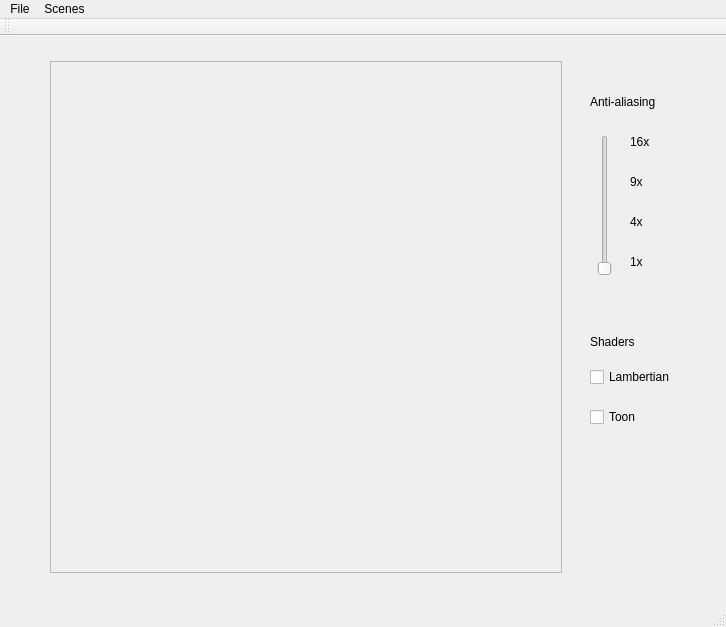
<?xml version="1.0" encoding="UTF-8"?>
<ui version="4.0">
 <class>MainWindow</class>
 <widget class="QMainWindow" name="MainWindow">
  <property name="geometry">
   <rect>
    <x>0</x>
    <y>0</y>
    <width>726</width>
    <height>627</height>
   </rect>
  </property>
  <property name="windowTitle">
   <string>MainWindow</string>
  </property>
  <widget class="QWidget" name="centralWidget">
   <widget class="QGraphicsView" name="scene_display">
    <property name="enabled">
     <bool>false</bool>
    </property>
    <property name="geometry">
     <rect>
      <x>50</x>
      <y>25</y>
      <width>512</width>
      <height>512</height>
     </rect>
    </property>
    <property name="verticalScrollBarPolicy">
     <enum>Qt::ScrollBarAlwaysOff</enum>
    </property>
    <property name="horizontalScrollBarPolicy">
     <enum>Qt::ScrollBarAlwaysOff</enum>
    </property>
    <property name="sizeAdjustPolicy">
     <enum>QAbstractScrollArea::AdjustToContents</enum>
    </property>
    <property name="interactive">
     <bool>false</bool>
    </property>
   </widget>
   <widget class="QLabel" name="label">
    <property name="geometry">
     <rect>
      <x>590</x>
      <y>50</y>
      <width>71</width>
      <height>31</height>
     </rect>
    </property>
    <property name="text">
     <string>Anti-aliasing</string>
    </property>
   </widget>
   <widget class="QSlider" name="AA">
    <property name="geometry">
     <rect>
      <x>589</x>
      <y>99</y>
      <width>31</width>
      <height>141</height>
     </rect>
    </property>
    <property name="minimum">
     <number>1</number>
    </property>
    <property name="maximum">
     <number>4</number>
    </property>
    <property name="orientation">
     <enum>Qt::Vertical</enum>
    </property>
   </widget>
   <widget class="QLabel" name="label_2">
    <property name="geometry">
     <rect>
      <x>630</x>
      <y>210</y>
      <width>16</width>
      <height>31</height>
     </rect>
    </property>
    <property name="text">
     <string>1x</string>
    </property>
   </widget>
   <widget class="QLabel" name="label_3">
    <property name="geometry">
     <rect>
      <x>630</x>
      <y>170</y>
      <width>16</width>
      <height>31</height>
     </rect>
    </property>
    <property name="text">
     <string>4x</string>
    </property>
   </widget>
   <widget class="QLabel" name="label_4">
    <property name="geometry">
     <rect>
      <x>630</x>
      <y>130</y>
      <width>16</width>
      <height>31</height>
     </rect>
    </property>
    <property name="text">
     <string>9x</string>
    </property>
   </widget>
   <widget class="QLabel" name="label_5">
    <property name="geometry">
     <rect>
      <x>630</x>
      <y>90</y>
      <width>21</width>
      <height>31</height>
     </rect>
    </property>
    <property name="text">
     <string>16x</string>
    </property>
   </widget>
   <widget class="QCheckBox" name="LAMBER">
    <property name="geometry">
     <rect>
      <x>590</x>
      <y>330</y>
      <width>91</width>
      <height>22</height>
     </rect>
    </property>
    <property name="text">
     <string>Lambertian</string>
    </property>
    <property name="checked">
     <bool>false</bool>
    </property>
   </widget>
   <widget class="QCheckBox" name="TOON">
    <property name="geometry">
     <rect>
      <x>590</x>
      <y>370</y>
      <width>77</width>
      <height>22</height>
     </rect>
    </property>
    <property name="text">
     <string>Toon</string>
    </property>
   </widget>
   <widget class="QLabel" name="label_6">
    <property name="geometry">
     <rect>
      <x>590</x>
      <y>290</y>
      <width>71</width>
      <height>31</height>
     </rect>
    </property>
    <property name="text">
     <string>Shaders</string>
    </property>
   </widget>
  </widget>
  <widget class="QMenuBar" name="menuBar">
   <property name="geometry">
    <rect>
     <x>0</x>
     <y>0</y>
     <width>726</width>
     <height>21</height>
    </rect>
   </property>
   <widget class="QMenu" name="menuFile">
    <property name="title">
     <string>File</string>
    </property>
    <addaction name="actionLoad_Scene"/>
    <addaction name="actionSave_Image"/>
    <addaction name="actionQuit_Esc"/>
   </widget>
   <widget class="QMenu" name="menuScenes">
    <property name="title">
     <string>Scenes</string>
    </property>
    <addaction name="actionEquilateral_Triangle"/>
   </widget>
   <addaction name="menuFile"/>
   <addaction name="menuScenes"/>
  </widget>
  <widget class="QToolBar" name="mainToolBar">
   <attribute name="toolBarArea">
    <enum>TopToolBarArea</enum>
   </attribute>
   <attribute name="toolBarBreak">
    <bool>false</bool>
   </attribute>
  </widget>
  <widget class="QStatusBar" name="statusBar"/>
  <action name="actionLoad_Scene">
   <property name="text">
    <string>Load Scene (Ctrl+O)</string>
   </property>
   <property name="shortcut">
    <string>Ctrl+O</string>
   </property>
  </action>
  <action name="actionSave_Image">
   <property name="text">
    <string>Save Image (Ctrl+S)</string>
   </property>
   <property name="shortcut">
    <string>Ctrl+S</string>
   </property>
  </action>
  <action name="actionEquilateral_Triangle">
   <property name="text">
    <string>Equilateral Triangle</string>
   </property>
  </action>
  <action name="actionQuit_Esc">
   <property name="text">
    <string>Quit (Esc)</string>
   </property>
  </action>
 </widget>
 <layoutdefault spacing="6" margin="11"/>
 <resources/>
 <connections/>
</ui>
